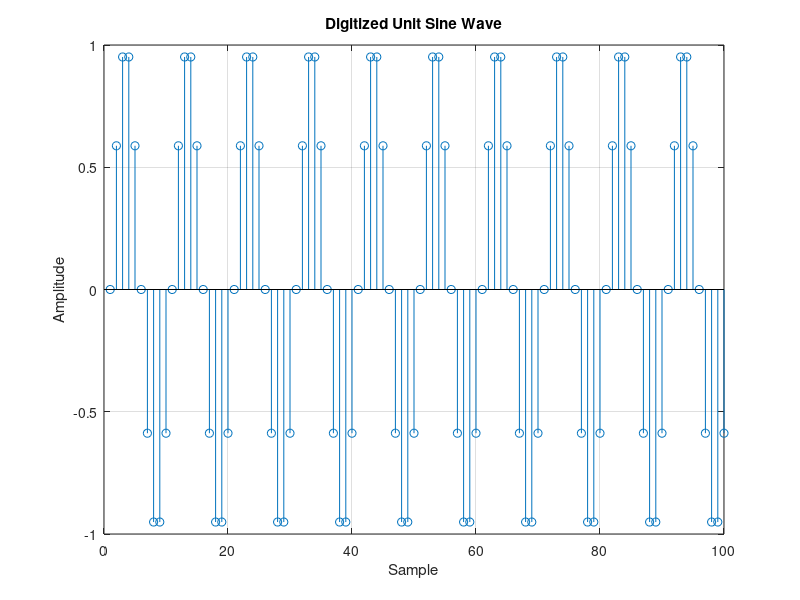

This chart was generated by the following MATLAB code:
% Use FOR loop to generate a single vector y, which is a digitized unit sine wave with ten samples per cycles, with 100 elements.

y = zeros(1,100);

for n = 1:100
    y(n) = sin(2*pi*(n-1)/10);
end

stem(y);
xlabel('Sample');
ylabel('Amplitude');
title('Digitized Unit Sine Wave');
grid on;
